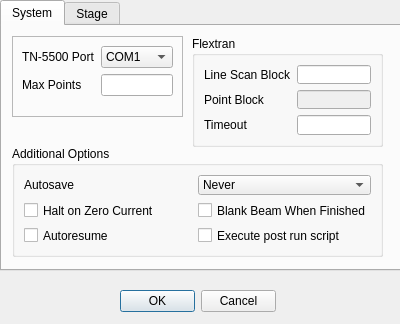
<?xml version="1.0" encoding="UTF-8"?>
<ui version="4.0">
 <class>OptionsDlg</class>
 <widget class="QDialog" name="OptionsDlg">
  <property name="windowModality">
   <enum>Qt::ApplicationModal</enum>
  </property>
  <property name="geometry">
   <rect>
    <x>0</x>
    <y>0</y>
    <width>400</width>
    <height>324</height>
   </rect>
  </property>
  <property name="windowTitle">
   <string>Options</string>
  </property>
  <widget class="QDialogButtonBox" name="buttonBox">
   <property name="geometry">
    <rect>
     <x>120</x>
     <y>290</y>
     <width>156</width>
     <height>23</height>
    </rect>
   </property>
   <property name="orientation">
    <enum>Qt::Horizontal</enum>
   </property>
   <property name="standardButtons">
    <set>QDialogButtonBox::Cancel|QDialogButtonBox::Ok</set>
   </property>
  </widget>
  <widget class="QTabWidget" name="tabWidget">
   <property name="geometry">
    <rect>
     <x>0</x>
     <y>0</y>
     <width>401</width>
     <height>271</height>
    </rect>
   </property>
   <property name="currentIndex">
    <number>0</number>
   </property>
   <widget class="QWidget" name="tab">
    <attribute name="title">
     <string>System</string>
    </attribute>
    <widget class="QGroupBox" name="groupBox">
     <property name="geometry">
      <rect>
       <x>190</x>
       <y>10</y>
       <width>191</width>
       <height>111</height>
      </rect>
     </property>
     <property name="title">
      <string>Flextran</string>
     </property>
     <layout class="QFormLayout" name="formLayout">
      <property name="fieldGrowthPolicy">
       <enum>QFormLayout::AllNonFixedFieldsGrow</enum>
      </property>
      <item row="0" column="0">
       <widget class="QLabel" name="label_6">
        <property name="toolTip">
         <string>Number of Flextran block containing line scan program</string>
        </property>
        <property name="text">
         <string>Line Scan Block</string>
        </property>
       </widget>
      </item>
      <item row="0" column="1">
       <widget class="QLineEdit" name="LE_LScanBlock">
        <property name="toolTip">
         <string>Number of Flextran block containing line scan program</string>
        </property>
       </widget>
      </item>
      <item row="1" column="0">
       <widget class="QLabel" name="label_7">
        <property name="toolTip">
         <string>Number of Flextran block containing point collection program</string>
        </property>
        <property name="text">
         <string>Point Block</string>
        </property>
       </widget>
      </item>
      <item row="1" column="1">
       <widget class="QLineEdit" name="LE_PtBlock">
        <property name="enabled">
         <bool>false</bool>
        </property>
        <property name="toolTip">
         <string>Number of Flextran block containing point collection program</string>
        </property>
       </widget>
      </item>
      <item row="2" column="0">
       <widget class="QLabel" name="label_9">
        <property name="toolTip">
         <string>Time (sec) to wait between data reception events before considering Flextran to be stalled</string>
        </property>
        <property name="text">
         <string>Timeout</string>
        </property>
       </widget>
      </item>
      <item row="2" column="1">
       <widget class="QLineEdit" name="LE_Timeout">
        <property name="toolTip">
         <string>Time (sec) to wait between data reception events before considering Flextran to be stalled</string>
        </property>
       </widget>
      </item>
     </layout>
    </widget>
    <widget class="QFrame" name="frame_2">
     <property name="geometry">
      <rect>
       <x>10</x>
       <y>10</y>
       <width>171</width>
       <height>81</height>
      </rect>
     </property>
     <property name="frameShape">
      <enum>QFrame::StyledPanel</enum>
     </property>
     <property name="frameShadow">
      <enum>QFrame::Raised</enum>
     </property>
     <layout class="QFormLayout" name="formLayout_2">
      <item row="0" column="0">
       <widget class="QLabel" name="label_5">
        <property name="toolTip">
         <string>Port connected to TN-5500</string>
        </property>
        <property name="text">
         <string>TN-5500 Port</string>
        </property>
       </widget>
      </item>
      <item row="0" column="1">
       <widget class="QComboBox" name="CB_ComPort">
        <property name="toolTip">
         <string>Port connected to TN-5500</string>
        </property>
        <item>
         <property name="text">
          <string>COM1</string>
         </property>
        </item>
        <item>
         <property name="text">
          <string>COM2</string>
         </property>
        </item>
        <item>
         <property name="text">
          <string>COM3</string>
         </property>
        </item>
        <item>
         <property name="text">
          <string>COM4</string>
         </property>
        </item>
        <item>
         <property name="text">
          <string>COM5</string>
         </property>
        </item>
       </widget>
      </item>
      <item row="1" column="0">
       <widget class="QLabel" name="label_8">
        <property name="toolTip">
         <string>Maximum number of points to allow in a single file, there are no hard coded limits in the software but beware huge memory consumption!</string>
        </property>
        <property name="text">
         <string>Max Points</string>
        </property>
       </widget>
      </item>
      <item row="1" column="1">
       <widget class="QLineEdit" name="LE_MaxPts">
        <property name="toolTip">
         <string>Maximum number of points to allow in a single file, there are no hard coded limits in the software but beware huge memory consumption!</string>
        </property>
       </widget>
      </item>
     </layout>
    </widget>
    <widget class="QGroupBox" name="groupBox_2">
     <property name="geometry">
      <rect>
       <x>10</x>
       <y>120</y>
       <width>371</width>
       <height>111</height>
      </rect>
     </property>
     <property name="title">
      <string>Additional Options</string>
     </property>
     <layout class="QGridLayout" name="gridLayout_2">
      <item row="1" column="0">
       <widget class="QCheckBox" name="CB_CurHalt">
        <property name="sizePolicy">
         <sizepolicy hsizetype="Expanding" vsizetype="Fixed">
          <horstretch>0</horstretch>
          <verstretch>0</verstretch>
         </sizepolicy>
        </property>
        <property name="toolTip">
         <string>Halt the collection if absorbed current reads zero</string>
        </property>
        <property name="text">
         <string>Halt on Zero Current</string>
        </property>
        <property name="checked">
         <bool>false</bool>
        </property>
       </widget>
      </item>
      <item row="1" column="1">
       <widget class="QCheckBox" name="CB_BlankBeam">
        <property name="sizePolicy">
         <sizepolicy hsizetype="Expanding" vsizetype="Fixed">
          <horstretch>0</horstretch>
          <verstretch>0</verstretch>
         </sizepolicy>
        </property>
        <property name="toolTip">
         <string>Blank the beam when the run is complete</string>
        </property>
        <property name="text">
         <string>Blank Beam When Finished</string>
        </property>
        <property name="checked">
         <bool>false</bool>
        </property>
       </widget>
      </item>
      <item row="0" column="0">
       <widget class="QLabel" name="label_20">
        <property name="text">
         <string>Autosave</string>
        </property>
       </widget>
      </item>
      <item row="0" column="1">
       <widget class="QComboBox" name="CB_AutoSave">
        <item>
         <property name="text">
          <string>Never</string>
         </property>
        </item>
        <item>
         <property name="text">
          <string>After Each Line</string>
         </property>
        </item>
        <item>
         <property name="text">
          <string>After Each Point</string>
         </property>
        </item>
       </widget>
      </item>
      <item row="2" column="0">
       <widget class="QCheckBox" name="CB_Autoresume">
        <property name="sizePolicy">
         <sizepolicy hsizetype="Expanding" vsizetype="Fixed">
          <horstretch>0</horstretch>
          <verstretch>0</verstretch>
         </sizepolicy>
        </property>
        <property name="toolTip">
         <string>Automatically resume on TN-5500 timeout</string>
        </property>
        <property name="text">
         <string>Autoresume</string>
        </property>
        <property name="checked">
         <bool>false</bool>
        </property>
       </widget>
      </item>
      <item row="2" column="1">
       <widget class="QCheckBox" name="CB_ExecPostScript">
        <property name="sizePolicy">
         <sizepolicy hsizetype="Expanding" vsizetype="Fixed">
          <horstretch>0</horstretch>
          <verstretch>0</verstretch>
         </sizepolicy>
        </property>
        <property name="toolTip">
         <string>&lt;!DOCTYPE HTML PUBLIC &quot;-//W3C//DTD HTML 4.0//EN&quot; &quot;http://www.w3.org/TR/REC-html40/strict.dtd&quot;&gt;
&lt;html&gt;&lt;head&gt;&lt;meta name=&quot;qrichtext&quot; content=&quot;1&quot; /&gt;&lt;style type=&quot;text/css&quot;&gt;
p, li { white-space: pre-wrap; }
&lt;/style&gt;&lt;/head&gt;&lt;body style=&quot; font-family:'MS Shell Dlg 2'; font-size:8.25pt; font-weight:400; font-style:normal;&quot;&gt;
&lt;p style=&quot; margin-top:0px; margin-bottom:0px; margin-left:0px; margin-right:0px; -qt-block-indent:0; text-indent:0px;&quot;&gt;&lt;span style=&quot; font-size:8pt;&quot;&gt;Executes a script when the run ends (currently Windows only)&lt;/span&gt;&lt;/p&gt;&lt;/body&gt;&lt;/html&gt;</string>
        </property>
        <property name="text">
         <string>Execute post run script</string>
        </property>
        <property name="checked">
         <bool>false</bool>
        </property>
       </widget>
      </item>
     </layout>
    </widget>
   </widget>
   <widget class="QWidget" name="tab_2">
    <attribute name="title">
     <string>Stage</string>
    </attribute>
    <widget class="QFrame" name="frame_6">
     <property name="geometry">
      <rect>
       <x>10</x>
       <y>120</y>
       <width>381</width>
       <height>111</height>
      </rect>
     </property>
     <property name="sizePolicy">
      <sizepolicy hsizetype="Fixed" vsizetype="Fixed">
       <horstretch>0</horstretch>
       <verstretch>0</verstretch>
      </sizepolicy>
     </property>
     <property name="toolTip">
      <string>The stage will not be ordered to any point beyond these limits.
Use this to set the limits for a particular sample.</string>
     </property>
     <property name="frameShape">
      <enum>QFrame::Box</enum>
     </property>
     <property name="frameShadow">
      <enum>QFrame::Sunken</enum>
     </property>
     <layout class="QVBoxLayout" name="verticalLayout_3">
      <property name="spacing">
       <number>4</number>
      </property>
      <property name="topMargin">
       <number>0</number>
      </property>
      <property name="bottomMargin">
       <number>0</number>
      </property>
      <item>
       <widget class="QLabel" name="label_13">
        <property name="enabled">
         <bool>false</bool>
        </property>
        <property name="sizePolicy">
         <sizepolicy hsizetype="Expanding" vsizetype="Fixed">
          <horstretch>0</horstretch>
          <verstretch>0</verstretch>
         </sizepolicy>
        </property>
        <property name="font">
         <font>
          <weight>75</weight>
          <bold>true</bold>
         </font>
        </property>
        <property name="toolTip">
         <string/>
        </property>
        <property name="text">
         <string>Soft Stage Limits</string>
        </property>
        <property name="alignment">
         <set>Qt::AlignCenter</set>
        </property>
       </widget>
      </item>
      <item>
       <widget class="QFrame" name="frame_7">
        <property name="frameShape">
         <enum>QFrame::StyledPanel</enum>
        </property>
        <property name="frameShadow">
         <enum>QFrame::Raised</enum>
        </property>
        <layout class="QGridLayout" name="gridLayout_3">
         <property name="topMargin">
          <number>0</number>
         </property>
         <property name="bottomMargin">
          <number>0</number>
         </property>
         <property name="verticalSpacing">
          <number>0</number>
         </property>
         <item row="2" column="0">
          <widget class="QLineEdit" name="LE_XMin2">
           <property name="enabled">
            <bool>false</bool>
           </property>
           <property name="sizePolicy">
            <sizepolicy hsizetype="Expanding" vsizetype="Fixed">
             <horstretch>0</horstretch>
             <verstretch>0</verstretch>
            </sizepolicy>
           </property>
           <property name="alignment">
            <set>Qt::AlignCenter</set>
           </property>
          </widget>
         </item>
         <item row="2" column="1">
          <widget class="QLineEdit" name="LE_YMin2">
           <property name="enabled">
            <bool>false</bool>
           </property>
           <property name="sizePolicy">
            <sizepolicy hsizetype="Expanding" vsizetype="Fixed">
             <horstretch>0</horstretch>
             <verstretch>0</verstretch>
            </sizepolicy>
           </property>
           <property name="alignment">
            <set>Qt::AlignCenter</set>
           </property>
          </widget>
         </item>
         <item row="3" column="0">
          <widget class="QLabel" name="label_14">
           <property name="enabled">
            <bool>false</bool>
           </property>
           <property name="sizePolicy">
            <sizepolicy hsizetype="Expanding" vsizetype="Preferred">
             <horstretch>0</horstretch>
             <verstretch>0</verstretch>
            </sizepolicy>
           </property>
           <property name="text">
            <string>X Min</string>
           </property>
           <property name="alignment">
            <set>Qt::AlignCenter</set>
           </property>
          </widget>
         </item>
         <item row="3" column="1">
          <widget class="QLabel" name="label_15">
           <property name="enabled">
            <bool>false</bool>
           </property>
           <property name="sizePolicy">
            <sizepolicy hsizetype="MinimumExpanding" vsizetype="Preferred">
             <horstretch>0</horstretch>
             <verstretch>0</verstretch>
            </sizepolicy>
           </property>
           <property name="text">
            <string>Y Min</string>
           </property>
           <property name="alignment">
            <set>Qt::AlignCenter</set>
           </property>
          </widget>
         </item>
         <item row="3" column="2" colspan="2">
          <widget class="QLabel" name="label_16">
           <property name="enabled">
            <bool>false</bool>
           </property>
           <property name="sizePolicy">
            <sizepolicy hsizetype="MinimumExpanding" vsizetype="Preferred">
             <horstretch>0</horstretch>
             <verstretch>0</verstretch>
            </sizepolicy>
           </property>
           <property name="text">
            <string>Z Min</string>
           </property>
           <property name="alignment">
            <set>Qt::AlignCenter</set>
           </property>
          </widget>
         </item>
         <item row="2" column="2">
          <widget class="QLineEdit" name="LE_ZMin2">
           <property name="enabled">
            <bool>false</bool>
           </property>
           <property name="sizePolicy">
            <sizepolicy hsizetype="Expanding" vsizetype="Fixed">
             <horstretch>0</horstretch>
             <verstretch>0</verstretch>
            </sizepolicy>
           </property>
           <property name="alignment">
            <set>Qt::AlignCenter</set>
           </property>
          </widget>
         </item>
         <item row="4" column="0">
          <widget class="QLineEdit" name="LE_XMax2">
           <property name="enabled">
            <bool>false</bool>
           </property>
           <property name="sizePolicy">
            <sizepolicy hsizetype="Expanding" vsizetype="Fixed">
             <horstretch>0</horstretch>
             <verstretch>0</verstretch>
            </sizepolicy>
           </property>
           <property name="alignment">
            <set>Qt::AlignCenter</set>
           </property>
          </widget>
         </item>
         <item row="5" column="0">
          <widget class="QLabel" name="label_17">
           <property name="enabled">
            <bool>false</bool>
           </property>
           <property name="sizePolicy">
            <sizepolicy hsizetype="Expanding" vsizetype="Preferred">
             <horstretch>0</horstretch>
             <verstretch>0</verstretch>
            </sizepolicy>
           </property>
           <property name="text">
            <string>X Max</string>
           </property>
           <property name="alignment">
            <set>Qt::AlignCenter</set>
           </property>
          </widget>
         </item>
         <item row="5" column="1">
          <widget class="QLabel" name="label_18">
           <property name="enabled">
            <bool>false</bool>
           </property>
           <property name="sizePolicy">
            <sizepolicy hsizetype="Expanding" vsizetype="Preferred">
             <horstretch>0</horstretch>
             <verstretch>0</verstretch>
            </sizepolicy>
           </property>
           <property name="text">
            <string>Y Max</string>
           </property>
           <property name="alignment">
            <set>Qt::AlignCenter</set>
           </property>
          </widget>
         </item>
         <item row="4" column="1">
          <widget class="QLineEdit" name="LE_YMax2">
           <property name="enabled">
            <bool>false</bool>
           </property>
           <property name="sizePolicy">
            <sizepolicy hsizetype="Expanding" vsizetype="Fixed">
             <horstretch>0</horstretch>
             <verstretch>0</verstretch>
            </sizepolicy>
           </property>
           <property name="alignment">
            <set>Qt::AlignCenter</set>
           </property>
          </widget>
         </item>
         <item row="5" column="2">
          <widget class="QLabel" name="label_19">
           <property name="enabled">
            <bool>false</bool>
           </property>
           <property name="sizePolicy">
            <sizepolicy hsizetype="Expanding" vsizetype="Preferred">
             <horstretch>0</horstretch>
             <verstretch>0</verstretch>
            </sizepolicy>
           </property>
           <property name="text">
            <string>Z Max</string>
           </property>
           <property name="alignment">
            <set>Qt::AlignCenter</set>
           </property>
          </widget>
         </item>
         <item row="4" column="2">
          <widget class="QLineEdit" name="LE_ZMax2">
           <property name="enabled">
            <bool>false</bool>
           </property>
           <property name="sizePolicy">
            <sizepolicy hsizetype="Expanding" vsizetype="Fixed">
             <horstretch>0</horstretch>
             <verstretch>0</verstretch>
            </sizepolicy>
           </property>
           <property name="alignment">
            <set>Qt::AlignCenter</set>
           </property>
          </widget>
         </item>
        </layout>
       </widget>
      </item>
     </layout>
    </widget>
    <widget class="QFrame" name="frame_3">
     <property name="geometry">
      <rect>
       <x>10</x>
       <y>10</y>
       <width>381</width>
       <height>101</height>
      </rect>
     </property>
     <property name="sizePolicy">
      <sizepolicy hsizetype="Fixed" vsizetype="Fixed">
       <horstretch>0</horstretch>
       <verstretch>0</verstretch>
      </sizepolicy>
     </property>
     <property name="toolTip">
      <string>The absolute hardware limits of the stage</string>
     </property>
     <property name="frameShape">
      <enum>QFrame::Box</enum>
     </property>
     <property name="frameShadow">
      <enum>QFrame::Sunken</enum>
     </property>
     <layout class="QVBoxLayout" name="verticalLayout">
      <property name="spacing">
       <number>4</number>
      </property>
      <property name="topMargin">
       <number>0</number>
      </property>
      <property name="bottomMargin">
       <number>0</number>
      </property>
      <item>
       <widget class="QLabel" name="label">
        <property name="sizePolicy">
         <sizepolicy hsizetype="Expanding" vsizetype="Fixed">
          <horstretch>0</horstretch>
          <verstretch>0</verstretch>
         </sizepolicy>
        </property>
        <property name="font">
         <font>
          <weight>75</weight>
          <bold>true</bold>
         </font>
        </property>
        <property name="text">
         <string>Hard Stage Limits</string>
        </property>
        <property name="alignment">
         <set>Qt::AlignCenter</set>
        </property>
       </widget>
      </item>
      <item>
       <widget class="QFrame" name="frame">
        <property name="frameShape">
         <enum>QFrame::StyledPanel</enum>
        </property>
        <property name="frameShadow">
         <enum>QFrame::Raised</enum>
        </property>
        <layout class="QGridLayout" name="gridLayout">
         <property name="topMargin">
          <number>0</number>
         </property>
         <property name="bottomMargin">
          <number>0</number>
         </property>
         <property name="verticalSpacing">
          <number>0</number>
         </property>
         <item row="2" column="0">
          <widget class="QLineEdit" name="LE_XMin1">
           <property name="sizePolicy">
            <sizepolicy hsizetype="Expanding" vsizetype="Fixed">
             <horstretch>0</horstretch>
             <verstretch>0</verstretch>
            </sizepolicy>
           </property>
           <property name="alignment">
            <set>Qt::AlignCenter</set>
           </property>
          </widget>
         </item>
         <item row="2" column="1">
          <widget class="QLineEdit" name="LE_YMin1">
           <property name="sizePolicy">
            <sizepolicy hsizetype="Expanding" vsizetype="Fixed">
             <horstretch>0</horstretch>
             <verstretch>0</verstretch>
            </sizepolicy>
           </property>
           <property name="alignment">
            <set>Qt::AlignCenter</set>
           </property>
          </widget>
         </item>
         <item row="3" column="0">
          <widget class="QLabel" name="label_2">
           <property name="sizePolicy">
            <sizepolicy hsizetype="Expanding" vsizetype="Preferred">
             <horstretch>0</horstretch>
             <verstretch>0</verstretch>
            </sizepolicy>
           </property>
           <property name="text">
            <string>X Min</string>
           </property>
           <property name="alignment">
            <set>Qt::AlignCenter</set>
           </property>
          </widget>
         </item>
         <item row="3" column="1">
          <widget class="QLabel" name="label_3">
           <property name="sizePolicy">
            <sizepolicy hsizetype="MinimumExpanding" vsizetype="Preferred">
             <horstretch>0</horstretch>
             <verstretch>0</verstretch>
            </sizepolicy>
           </property>
           <property name="text">
            <string>Y Min</string>
           </property>
           <property name="alignment">
            <set>Qt::AlignCenter</set>
           </property>
          </widget>
         </item>
         <item row="3" column="2" colspan="2">
          <widget class="QLabel" name="label_4">
           <property name="sizePolicy">
            <sizepolicy hsizetype="MinimumExpanding" vsizetype="Preferred">
             <horstretch>0</horstretch>
             <verstretch>0</verstretch>
            </sizepolicy>
           </property>
           <property name="text">
            <string>Z Min</string>
           </property>
           <property name="alignment">
            <set>Qt::AlignCenter</set>
           </property>
          </widget>
         </item>
         <item row="2" column="2">
          <widget class="QLineEdit" name="LE_ZMin1">
           <property name="sizePolicy">
            <sizepolicy hsizetype="Expanding" vsizetype="Fixed">
             <horstretch>0</horstretch>
             <verstretch>0</verstretch>
            </sizepolicy>
           </property>
           <property name="alignment">
            <set>Qt::AlignCenter</set>
           </property>
          </widget>
         </item>
         <item row="4" column="0">
          <widget class="QLineEdit" name="LE_XMax1">
           <property name="sizePolicy">
            <sizepolicy hsizetype="Expanding" vsizetype="Fixed">
             <horstretch>0</horstretch>
             <verstretch>0</verstretch>
            </sizepolicy>
           </property>
           <property name="alignment">
            <set>Qt::AlignCenter</set>
           </property>
          </widget>
         </item>
         <item row="5" column="0">
          <widget class="QLabel" name="label_10">
           <property name="sizePolicy">
            <sizepolicy hsizetype="Expanding" vsizetype="Preferred">
             <horstretch>0</horstretch>
             <verstretch>0</verstretch>
            </sizepolicy>
           </property>
           <property name="text">
            <string>X Max</string>
           </property>
           <property name="alignment">
            <set>Qt::AlignCenter</set>
           </property>
          </widget>
         </item>
         <item row="5" column="1">
          <widget class="QLabel" name="label_11">
           <property name="sizePolicy">
            <sizepolicy hsizetype="Expanding" vsizetype="Preferred">
             <horstretch>0</horstretch>
             <verstretch>0</verstretch>
            </sizepolicy>
           </property>
           <property name="text">
            <string>Y Max</string>
           </property>
           <property name="alignment">
            <set>Qt::AlignCenter</set>
           </property>
          </widget>
         </item>
         <item row="4" column="1">
          <widget class="QLineEdit" name="LE_YMax1">
           <property name="sizePolicy">
            <sizepolicy hsizetype="Expanding" vsizetype="Fixed">
             <horstretch>0</horstretch>
             <verstretch>0</verstretch>
            </sizepolicy>
           </property>
           <property name="alignment">
            <set>Qt::AlignCenter</set>
           </property>
          </widget>
         </item>
         <item row="5" column="2">
          <widget class="QLabel" name="label_12">
           <property name="sizePolicy">
            <sizepolicy hsizetype="Expanding" vsizetype="Preferred">
             <horstretch>0</horstretch>
             <verstretch>0</verstretch>
            </sizepolicy>
           </property>
           <property name="text">
            <string>Z Max</string>
           </property>
           <property name="alignment">
            <set>Qt::AlignCenter</set>
           </property>
          </widget>
         </item>
         <item row="4" column="2">
          <widget class="QLineEdit" name="LE_ZMax1">
           <property name="sizePolicy">
            <sizepolicy hsizetype="Expanding" vsizetype="Fixed">
             <horstretch>0</horstretch>
             <verstretch>0</verstretch>
            </sizepolicy>
           </property>
           <property name="alignment">
            <set>Qt::AlignCenter</set>
           </property>
          </widget>
         </item>
        </layout>
       </widget>
      </item>
     </layout>
    </widget>
   </widget>
  </widget>
 </widget>
 <tabstops>
  <tabstop>CB_ComPort</tabstop>
  <tabstop>LE_MaxPts</tabstop>
  <tabstop>LE_LScanBlock</tabstop>
  <tabstop>LE_PtBlock</tabstop>
  <tabstop>LE_Timeout</tabstop>
  <tabstop>CB_CurHalt</tabstop>
  <tabstop>CB_BlankBeam</tabstop>
  <tabstop>LE_XMin1</tabstop>
  <tabstop>LE_XMax1</tabstop>
  <tabstop>LE_YMin1</tabstop>
  <tabstop>LE_YMax1</tabstop>
  <tabstop>LE_ZMin1</tabstop>
  <tabstop>LE_ZMax1</tabstop>
  <tabstop>LE_XMin2</tabstop>
  <tabstop>LE_XMax2</tabstop>
  <tabstop>LE_YMin2</tabstop>
  <tabstop>LE_YMax2</tabstop>
  <tabstop>LE_ZMin2</tabstop>
  <tabstop>LE_ZMax2</tabstop>
  <tabstop>buttonBox</tabstop>
  <tabstop>tabWidget</tabstop>
 </tabstops>
 <resources/>
 <connections>
  <connection>
   <sender>buttonBox</sender>
   <signal>accepted()</signal>
   <receiver>OptionsDlg</receiver>
   <slot>accept()</slot>
   <hints>
    <hint type="sourcelabel">
     <x>185</x>
     <y>274</y>
    </hint>
    <hint type="destinationlabel">
     <x>157</x>
     <y>274</y>
    </hint>
   </hints>
  </connection>
  <connection>
   <sender>buttonBox</sender>
   <signal>rejected()</signal>
   <receiver>OptionsDlg</receiver>
   <slot>reject()</slot>
   <hints>
    <hint type="sourcelabel">
     <x>185</x>
     <y>280</y>
    </hint>
    <hint type="destinationlabel">
     <x>286</x>
     <y>274</y>
    </hint>
   </hints>
  </connection>
 </connections>
</ui>
